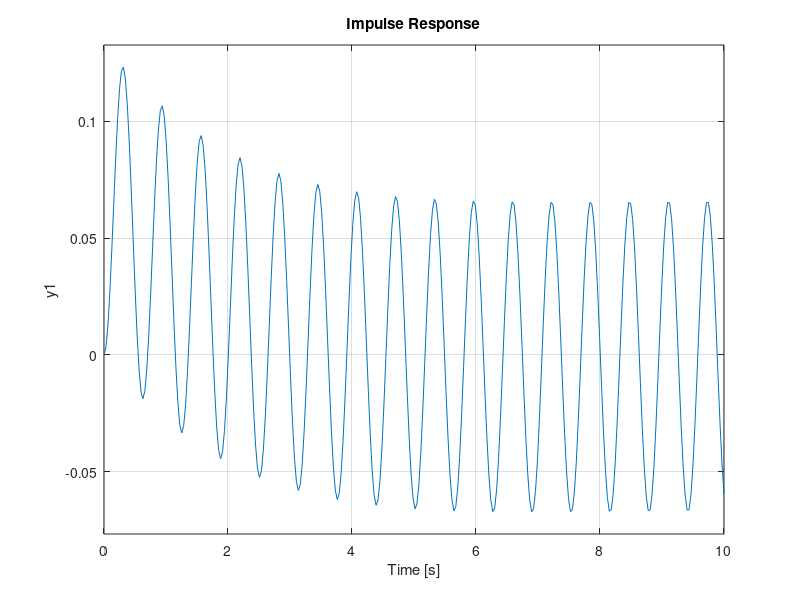

Reproduce this figure in MATLAB.
clear all, clc, close all

% pkg load control % polecenie Octave'a

s = tf('s');

%1
R1 = 1;
R2 = 2;
L = 2;
C = 0.5;
w1=10;
w2=0.1;
w3=1;
w4=100;

licznik = R1+s*L;
mianownik = (R1*L*C+R2*L*C)*s*s + (L+R1*R2*C)*s+R1;

G = licznik/mianownik;

U1s=10/(s*s+100);
UCs=U1s*G;


% figure(1)
% [x,y]=step(G);
% [z,v]=impulse(G);
% subplot(1,2,1);
% plot(y,x);
% subplot(1,2,2);
% plot(v,z);

% figure(2)
% bode(G);
% 
% figure(3)
% nyquist(G);
% 
% figure(4)
% step(G);

figure(5)
impulse(UCs,10);


%2
% B=2;
% m=0.5;
% C1=0.25;
% C2=4;
% 
% w1=10;
% w2=0.1;
% w3=1;
% w4=100;
% 
% licznik = s*B;
% mianownik = s*s*s*m*B + s*s*m*C2+s*(C2*B+C1*B)+C1*C2;
% 
% G = licznik/mianownik;
% 
% U1s=w1/(s*s+w1*w1);
% UC1s=U1s*G;
% 
% U2s=w2/(s*s+w2*w2);
% UC2s=U2s*G;
% 
% U3s=w3/(s*s+w3*w3);
% UC3s=U3s*G;
% 
% U4s=w4/(s*s+w4*w4);
% UC4s=U4s*G;
% 
% 
% % figure(1)
% % step(G);
% % 
% % figure(2)
% % impulse(UC1s,10);
% 
% figure(3)
% bode(G);
% 
% % figure(4)
% % nyquist(G);
% 
% 
% % figure(2)
% % % impulse(UC1s,10);
% % impulse(UC2s,1000);
% % 
% % figure(3)
% % bode(G);
% % 
% % figure(4)
% % nyquist(G);
